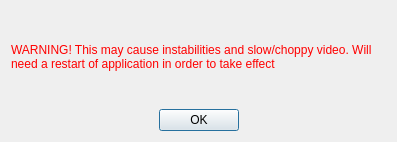
<?xml version="1.0" encoding="UTF-8"?>
<ui version="4.0">
 <class>AsyncWarning</class>
 <widget class="QDialog" name="AsyncWarning">
  <property name="geometry">
   <rect>
    <x>0</x>
    <y>0</y>
    <width>397</width>
    <height>142</height>
   </rect>
  </property>
  <property name="windowTitle">
   <string>WARNING!</string>
  </property>
  <layout class="QGridLayout" name="gridLayout">
   <item row="0" column="0">
    <widget class="QLabel" name="label">
     <property name="styleSheet">
      <string notr="true">color: rgb(255, 0, 0);
font: 12pt &quot;MS Shell Dlg 2&quot;;</string>
     </property>
     <property name="text">
      <string>WARNING! This may cause instabilities and slow/choppy video. Will need a restart of application in order to take effect</string>
     </property>
     <property name="wordWrap">
      <bool>true</bool>
     </property>
    </widget>
   </item>
   <item row="1" column="0">
    <widget class="QDialogButtonBox" name="buttonBox">
     <property name="orientation">
      <enum>Qt::Horizontal</enum>
     </property>
     <property name="standardButtons">
      <set>QDialogButtonBox::Ok</set>
     </property>
     <property name="centerButtons">
      <bool>true</bool>
     </property>
    </widget>
   </item>
  </layout>
 </widget>
 <resources/>
 <connections>
  <connection>
   <sender>buttonBox</sender>
   <signal>accepted()</signal>
   <receiver>AsyncWarning</receiver>
   <slot>accept()</slot>
   <hints>
    <hint type="sourcelabel">
     <x>227</x>
     <y>152</y>
    </hint>
    <hint type="destinationlabel">
     <x>157</x>
     <y>102</y>
    </hint>
   </hints>
  </connection>
  <connection>
   <sender>buttonBox</sender>
   <signal>rejected()</signal>
   <receiver>AsyncWarning</receiver>
   <slot>reject()</slot>
   <hints>
    <hint type="sourcelabel">
     <x>295</x>
     <y>152</y>
    </hint>
    <hint type="destinationlabel">
     <x>286</x>
     <y>102</y>
    </hint>
   </hints>
  </connection>
 </connections>
</ui>
